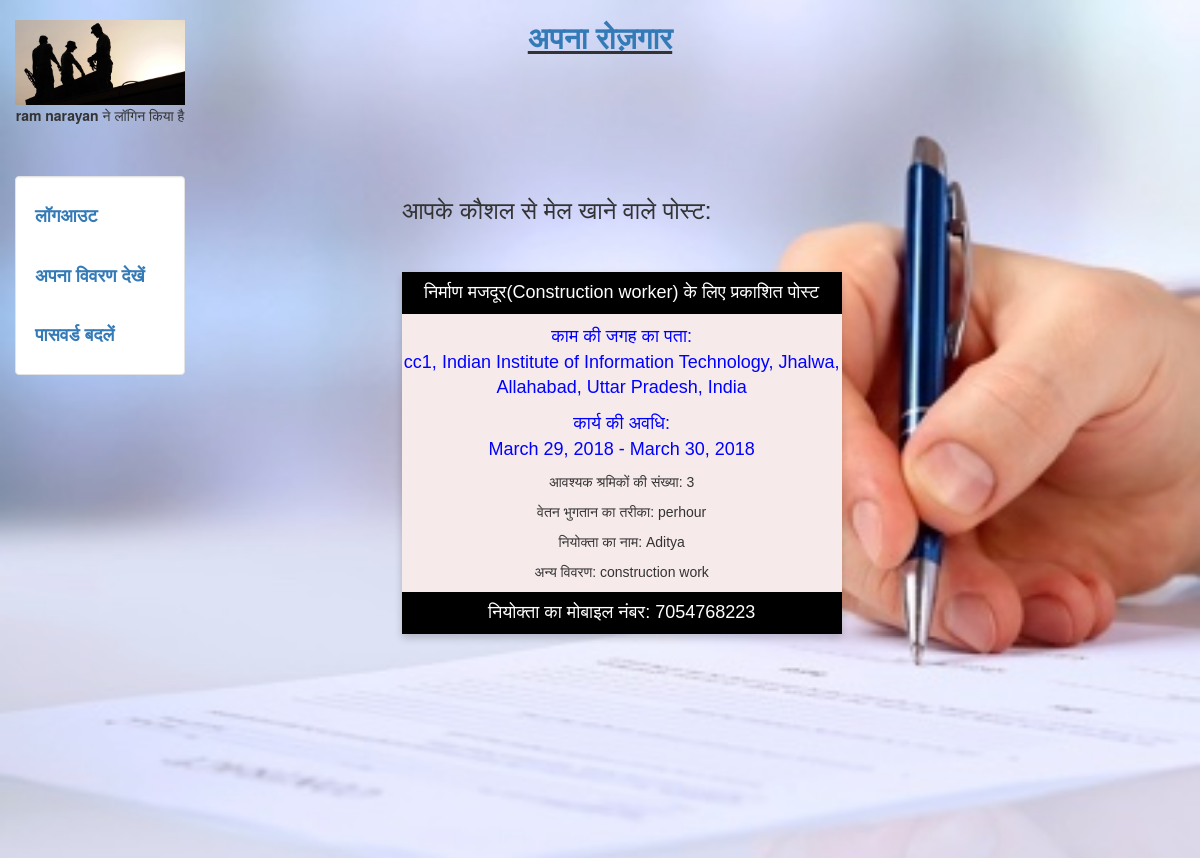
The page /worker/seepost (signed in) on the database its author committed.
### search/models.py (models this page shows, shortened)
class Posts(models.Model):
	post_id=models.AutoField(primary_key=True)
	username = models.CharField(max_length=100)
	name = models.CharField(max_length = 100,blank = True, null = True)
	s_contact = models.CharField(max_length=50,blank = True,null = True)
	rskill = models.CharField(max_length = 100,blank = True, null = True)
	street = models.CharField(max_length=250,blank = True, null = True)
	location = models.CharField(max_length=250,blank = True, null = True)
	start_date = models.DateField(blank = True, null = True)
	end_date = models.DateField(blank = True, null = True)
	Nworker = models.IntegerField(blank = True, null = True)
	Twork = models.CharField(max_length = 250,blank = True, null = True)
	description = models.TextField(max_length = 500,blank = True, null = True)
	lat = models.CharField(max_length = 50, blank = True, null= True)
	lng = models.CharField(max_length = 50, blank = True, null= True)
	status = models.CharField(max_length = 50,blank = True, null = True)
	distance = models.IntegerField(blank = True, null = True)

### worker/views.py (the view)
def viewpost(request):
  data=Profile.objects.get(user=request.user)
  pos=Posts.objects.filter(Q(rskill=data.skill1)|Q(rskill=data.skill2)|Q(rskill=data.skill3))
  pos=pos.filter(status='public')
  pos=pos.filter(start_date__gte=datetime.datetime.today())
  if len(pos)==0:
    warn='आपकी आवश्यकता से मेल खाने वाला कोई परिणाम नहीं है|'
    return render(request,'worker/postresult.html',{'pos':pos,'warn':warn})
  loc=location.objects.get(username=request.user.username)
  for dat in pos :
    dis=discal(float(dat.lat),float(dat.lng),float(loc.lat),float(loc.lng))
    dat.distance=dis
    dat.save()
  pos=pos.order_by('distance')
  warn=""
  return render(request,'worker/postresult.html',{'pos':pos,'warn':warn})

### worker/views.py (called while the page is built)
def discal(a,b,c,d):
  R = 6373.0
  lat1 = radians(a)
  lon1 = radians(b)
  lat2 = radians(c)
  lon2 = radians(d)
  dlon = lon2 - lon1
  dlat = lat2 - lat1
  a = sin(dlat / 2)**2 + cos(lat1) * cos(lat2) * sin(dlon / 2)**2
  c = 2 * atan2(sqrt(a), sqrt(1 - a))
  distance = R * c
  return round(distance,2)

### worker/templates/worker/postresult.html (shortened to what this page needs)
{% extends "login/header.html" %}
{% block content %}
<div class ='col-sm-6 col-sm-offset-2'>
  <link rel="stylesheet" href="https://cdnjs.cloudflare.com/ajax/libs/font-awesome/4.7.0/css/font-awesome.min.css">
<h3>आपके कौशल से मेल खाने वाले पोस्ट: </h3>    <br>
{% for data in pos %}
  <div class="card" style="background-color:#F7EAEB">
  <p><button class = "but">{{data.rskill}} के लिए प्रकाशित पोस्ट</button></p>
  <p class="title">काम की जगह का पता: <br> {{data.street}}, {{data.location}}</p>
  <p class="title">कार्य की अवधि: <br>{{data.start_date}} - {{data.end_date}}</p>
  <p>आवश्यक श्रमिकों की संख्या: {{data.Nworker}}</p>
  <p>वेतन भुगतान का तरीका: {{data.Twork}}</p>
  <p>नियोक्ता का नाम: {{data.name}}</p>
    {%if data.description%}
   <p>अन्य विवरण: {{data.description}}</p>
    {%endif%}
  <p><button class = "but">नियोक्ता का मोबाइल नंबर: {{data.s_contact}}</button></p>
  </div>
    <br>
{% endfor %}
</div>
{% endblock %}

### login/templates/login/header.html (shortened to what this page needs)
<!DOCTYPE html>
<html lang="en">
 <head>
   {% load staticfiles %}
   <link rel="stylesheet" href="{% static 'login/css/bootstrap.min.css' %}" type = "text/css"/>
  </head>
<body class="body" style="background-color:#F8F2C3">
	<div class="container-fluid" style="min-height:95%; ">
		<div class="row">
			  <div class="col-sm-2">
				<br>
				  <center>
					<img src="{% static 'login/img/profile.jpg' %}" class="img-responsive" style='max-height:100px;' alt="logo">
					{% if request.user.username %}
				  	<p><b> {{request.user.first_name}}</b> ने लॉगिन किया है</p>
					{% endif %}
				  </center>
			  </div>
			    <div class="col-sm-8">
				  <center>
				  <h2><b><u><a href="/about">अपना रोज़गार</a></b></u></h2>
				  </center>
			    </div>
		</div>
		<div class="row">
		  <div class="col-sm-2">
			<div class="well bs-sidebar" id="sidebar" style="background-color:#fff">
			  <ul class="nav nav-pills nav-stacked">
			  	{% if request.user.username %}
			  	<h4><b><li><a href='/logout'>लॉगआउट</a></li></b></h4><br>
			  	<h4><b><li><a href = '/view'>अपना विवरण देखें</a></li></b></h4><br>
                               <h4><b> <li><a href = '/change_password'>पासवर्ड बदलें</a></li></b></h4>
			  	{%else%}
				<h4><b><li><a href='/login'>लॉग इन करें</a></li></b></h4><br>
				<h4><b><li><a href='/register'>रजिस्टर करे</a></li></b></h4><br>
                                <h4><b><li><a href='/forgot_password'>पासवर्ड भूल गए?</a></li></b></h4>
				{%endif%}
			  </ul>
			</div>
		  </div>
		  <div class="col-sm-10">
			<div class='container-fluid'>
			   {% block content %}
			   {% endblock %}
			</div>
		  </div>
		</div>
	</div>
	  <footer>
         <br>
         <br>
		<div class="container-fluid" style='margin-left:15px'>
			<p><a href="/about" target="blank">अपना रोज़गार</a> | <a href="https://www.iiita.ac.in/" target="blank">IIIT-इलाहाबाद</a></p>
		</div>
	  </footer>
</body>
</html>

### login/templates/login/header.html (style rules this page uses)
html, body { height:100% }

### worker/templates/worker/postresult.html (style rules this page uses)
.card { box-shadow: 0 4px 8px 0 rgba(0, 0, 0, 0.2); max-width: 500px; margin: auto; text-align: center; font-family: arial; }
.title { color: blue; font-size: 18px; }
.but { border: none; outline: 0; display: inline-block; padding: 8px; color: white; background-color: #000; text-align: center; cursor: pointer; width: 100%; font-size: 18px; }

### rows shown on the page
Posts: rskill "निर्माण मजदूर(Construction worker)", street "cc1", location "Indian Institute of Information Technology, Jhalwa, Allahabad, Uttar Pradesh, India", start_date "March 29, 2018", end_date "March 30, 2018", Nworker "3", Twork "perhour", name "Aditya", description "construction work", s_contact "7054768223"

### other values the page prints
{{ request.user.first_name }} "ram narayan"
